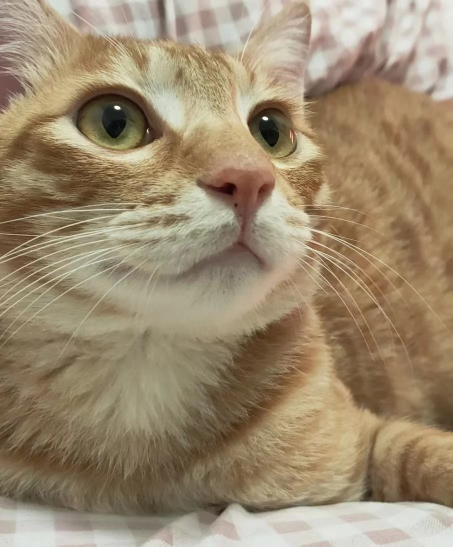
#> input picture 信息安全技术/作业/Test/cat.jpg, 905 x 1093 px (shown at 1/2 size)
$ python digwtmk.py   (older library calls are emulated)
#> lines starting #> are read from the running program, lines starting #| are printed output that depends on the picture; long printed decimals are rounded
import binascii
import time
import cv2
import numpy as np
import matplotlib.pyplot as plt
import math


# 数字水印生成，返回扩频水印和噪声序列
def gen_digwtmk(ID, length):
#> called with ID = 19335286, length = 1000
    m = bin(ID)[2:]
    print("原始信息:", m)

    s = ""  # 原始信息扩频
    for i in range(len(m)):
        for _ in range((length // len(m)) + 1):
            s += m[i]
    s = s[:length]
    print(f"按片率 {length // len(m)} 扩展后:", s)

    p = ""  # 伪随机噪声序列
    for i in range(length):
        p += str(np.random.randint(0, 2))
    print("伪随机噪声序列:", p)

    w = ""  # 扩频水印
    for i in range(length):
        w += str(int(s[i]) ^ int(p[i]))
    print("扩频水印:", w, "\n")

    return w, p


# 数字水印嵌入，返回嵌入水印的图像
def emb_digwtmk(img, wtmk, length, alpha=5):
    img = img.astype(np.float)
    dct = cv2.dct(img)
    n, m = len(dct), len(dct[0])
    x = zhi(dct)
    for i in range(length):
        x[i + 1] += alpha * (-1 if wtmk[i] == '0' else 1)
    dct_wtmk = np.array(izhi(x, n, m))
    idct = cv2.idct(dct_wtmk)
    img_wtmk = idct.astype(np.uint8)
    return img_wtmk


# 块数字水印嵌入，返回嵌入水印的图像
def emb_digwtmk_blk(img, wtmk, length, alpha=1):
    img = img.astype(np.float)
    n, m = len(img), len(img[0])
    if n < 320 or m < 320:
        raise Exception("The Image is too small to embed block digital watermark")
    if length > 1600:
        raise Exception("The version is to embed digital watermark which length less than 1600")

    ctr = (n // 2, m // 2)
    left_upper = (ctr[0] - 20 * 8, ctr[1] - 20 * 8)
    count = 0
    for i in range(40):
        for j in range(40):
            blk_left_upper = (left_upper[0] + 8 * i, left_upper[1] + 8 * j)
            blk_img = img[blk_left_upper[0]:blk_left_upper[0] + 8, blk_left_upper[1]:blk_left_upper[1] + 8]
            blk_dct = cv2.dct(blk_img)
            blk_zhi = zhi(blk_dct)
            # 取第一个交流分量嵌入
            blk_zhi[11] += alpha * (-1 if wtmk[count] == '0' else 1)
            blk_izhi = np.array(izhi(blk_zhi, 8, 8))
            blk_idct = cv2.idct(blk_izhi)
            blk_wtmk = blk_idct.astype(np.uint8)
            img[blk_left_upper[0]:blk_left_upper[0] + 8, blk_left_upper[1]:blk_left_upper[1] + 8] = blk_wtmk

            count += 1
            if count == length:
                break
        if count == length:
            break
    return img.astype(np.uint8)


# 三通道数字水印嵌入，返回嵌入水印的图像（全图水印嵌入和分块水印嵌入）
def emb_digwtmk_3chn(img_3chn, wtmk, length, method="whole", alpha=5):
    bgr_wtmk = []
    for img in cv2.split(img_3chn):
        if method == "whole":
            img_wtmk = emb_digwtmk(img, wtmk, length, alpha=alpha)
        elif method == "block":
            img_wtmk = emb_digwtmk_blk(img, wtmk, length, alpha=alpha)
        else:
            raise Exception("Unknown Method")
        bgr_wtmk.append(img_wtmk)
    img_wtmk = cv2.merge(bgr_wtmk)
    return img_wtmk


# 数字水印检测
def detect_digwtmk(img, img_dtmk):
    # 原图
    ori_float = img.astype(np.float)
    ori_dct = cv2.dct(ori_float)
    ori_zhi = zhi(ori_dct)

    # 水印图
    res_float = img_dtmk.astype(np.float)
    res_dct = cv2.dct(res_float)
    res_zhi = zhi(res_dct)

    # ID 的复原
    w_recovered = ""
    for i in range(length):
        if res_zhi[i + 1] - ori_zhi[i + 1] > 0:
            w_recovered += '1'
        else:
            w_recovered += '0'
    return w_recovered


# 数字水印检测
def detect_digwtmk_blk(img, img_dtmk):
    # 原图
    ori_float = img.astype(np.float)
    res_float = img_dtmk.astype(np.float)

    n, m = len(img), len(img[0])
    ctr = (n // 2, m // 2)
    left_upper = (ctr[0] - 20 * 8, ctr[1] - 20 * 8)
    count = 0
    ori_l = []
    res_l = []
    for i in range(40):
        for j in range(40):
            blk_left_upper = (left_upper[0] + 8 * i, left_upper[1] + 8 * j)

            blk_img = ori_float[blk_left_upper[0]:blk_left_upper[0] + 8, blk_left_upper[1]:blk_left_upper[1] + 8]
            blk_dct = cv2.dct(blk_img)
            blk_zhi = zhi(blk_dct)
            ori_l.append(blk_zhi[11])

            blk_img = res_float[blk_left_upper[0]:blk_left_upper[0] + 8, blk_left_upper[1]:blk_left_upper[1] + 8]
            blk_dct = cv2.dct(blk_img)
            blk_zhi = zhi(blk_dct)
            res_l.append(blk_zhi[11])

            count += 1
            if count == length:
                break
        if count == length:
            break

    # ID 的复原
    w_recovered = ""
    for i in range(length):
        if res_l[i] - ori_l[i] > 0:
            w_recovered += '1'
        else:
            w_recovered += '0'
    return w_recovered


# 三通道数字水印检测
def detect_digwtmk_3chn(img_3chn, img_wtmk_3chn, method="whole"):
    img_3chn = cv2.split(img_3chn)
    img_wtmk_3chn = cv2.split(img_wtmk_3chn)
    w_recovered_3chn = []
    for i in range(3):
        img = img_3chn[i]
        img_wtmk = img_wtmk_3chn[i]
        if method == "whole":
            w_recovered = detect_digwtmk(img, img_wtmk)
        elif method == "block":
            w_recovered = detect_digwtmk_blk(img, img_wtmk)
        else:
            raise Exception("Unknown Method")
        w_recovered_3chn.append(w_recovered)
    return w_recovered_3chn


# 数字水印验证
def val_digwtmk(ID, w, p, threshold=0.95):
    length = len(p)
    m = bin(ID)[2:]
    # print("原始信息:", m)

    s = ""  # 原始信息扩频
    for i in range(len(m)):
        for _ in range((length // len(m)) + 1):
            s += m[i]
    s = s[:length]
    # print(f"按片率 {length // len(m)} 扩展后:", s)

    o = ""  # 破译的扩频信息
    for i in range(length):
        o += str(int(w[i]) ^ int(p[i]))
    print("破译的扩频信息:", o)

    a = 0
    for i in range(length):
        if s[i] == o[i]:
            a += 1
    a = a / length
    print("匹配率:", a, "\n")
    if a > threshold:
        return True
    else:
        return False


# 三通道数字水印验证
def val_digwtmk_3chn(ID, w_3chn, p, threshold=0.95):
    i = 1
    res = False
    for w in w_3chn:
        print("Channel", i)
        i += 1
        tmp = val_digwtmk(ID, w, p, threshold=threshold)
        if tmp:
            res = tmp
    return res


# 之字形展开
def zhi(mat):
    l = []
    n = len(mat)
    m = len(mat[0])
    d = 1
    for i in range(m + n - 1):
        if d == 1:
            for j in range(i + 1):
                if 0 <= j < m and 0 <= i - j < n:
                    l.append(mat[i - j][j])
        else:
            for j in range(i + 1):
                if 0 <= j < n and 0 <= i - j < m:
                    l.append(mat[j][i - j])
        d *= -1
    return l


# 之字形折叠
def izhi(li, n, m):
    d = 1
    idx = 0
    mat = [[0 for _ in range(m)] for _ in range(n)]
    for i in range(m + n - 1):
        if d == 1:
            for j in range(i + 1):
                if 0 <= j < m and 0 <= i - j < n:
                    mat[i - j][j] = li[idx]
                    idx += 1
        else:
            for j in range(i + 1):
                if 0 <= j < n and 0 <= i - j < m:
                    mat[j][i - j] = li[idx]
                    idx += 1
        d *= -1
    return mat


# 水印攻击: 将图片缩小为原来的 1/n
def digwtmk_attack_v1(img_dtmk, n=3):
    h, w = img_dtmk.shape[:2]
    img_dtmk = cv2.resize(img_dtmk, (w // n, h // n))
    img_dtmk = cv2.resize(img_dtmk, (w, h))
    return img_dtmk


# 水印攻击: 遮挡图片的一部分
def digwtmk_attack_v2(img_dtmk, r=100, ctr=False):
    h, w = img_dtmk.shape[:2]
    if ctr:
        img_dtmk[h//2-r//2:h//2+r//2, w//2-r//2:w//2+r//2] = 0
    else:
        img_dtmk[-r:, -r:] = 0
    return img_dtmk


# 水印攻击: 椒盐噪声
def digwtmk_attack_v3(img_dtmk, prob=0.01):
    output = np.zeros(img_dtmk.shape, np.uint8)
    thres = 1 - prob
    for i in range(img_dtmk.shape[0]):
        for j in range(img_dtmk.shape[1]):
            rdn = np.random.random()
            if rdn < prob:
                output[i][j] = 0
            elif rdn > thres:
                output[i][j] = 255
            else:
                output[i][j] = img_dtmk[i][j]
    return output


# DCT 可视化
def dct_visual(image_path, name, length=1000):
    img = cv2.imread(image_path, 0)
    img = img[: img.shape[0] // 2 * 2, : img.shape[1] // 2 * 2].astype(np.float)
    dct = cv2.dct(img)
    x = zhi(dct)
    dct = np.log(abs(dct))

    plt.subplot(121)
    plt.plot(x[1:1 + length])
    plt.title(f'Linear DCT from 1 to {1 + length}'), plt.xticks([]), plt.yticks([])
    plt.subplot(122)
    plt.imshow(dct)
    plt.title('DCT Image (Log Version)'), plt.xticks([]), plt.yticks([])
    plt.savefig("./Image/" + name + "_dct.jpg")
    plt.show()


# 计算 PSNR
def psnr(img1, img2):
    mse = np.mean((img1 - img2) ** 2)
    if mse == 0:
        return 100
    return 20 * math.log10(255.0 / math.sqrt(mse))


if __name__ == "__main__":
    ID = 19335286
    length = 1000
    name = "cat"
    image_path = "./Test/" + name + ".jpg"
    alpha = 10
    print("ID:", ID)

    # DCT 可视化
    # dct_visual(image_path, name)

    # 数字水印生成
    start = time.time()
    wtmk, noise = gen_digwtmk(ID, length)
    end = time.time()
    print("数字水印生成用时: %.2f\n" % (end - start))

    img = cv2.imread(image_path, 1)
#> img is the input picture: shape (1093, 905, 3); mean B, G, R 111, 138, 155.7
    img = img[: img.shape[0] // 2 * 2, : img.shape[1] // 2 * 2]
#> img: shape (1092, 904, 3)

    # 数字水印嵌入
    start = time.time()
    img_dtmk = emb_digwtmk_3chn(img, wtmk, length, method="whole", alpha=5)
#> the loop in emb_digwtmk_3chn, `for img in cv2.split(img_3chn):` made 3 passes
#> pass 1, in emb_digwtmk, `img = img.astype(np.float)`:
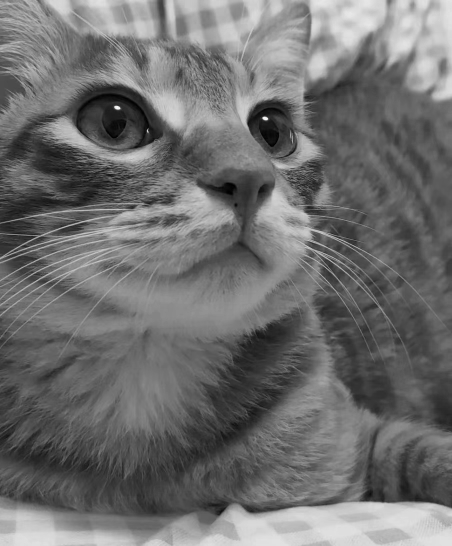
#> img: shape (1092, 904) float64 (shown at 1/2 size); min 0, max 251, mean 110.9
#> after the loop in emb_digwtmk_3chn, `for img in cv2.split(img_3chn):`: bgr_wtmk = 3 items
    end = time.time()
    print("数字水印嵌入用时（全局DCT）: %.2f" % (end - start))
    psnr_dtmk = psnr(img, img_dtmk)
#> in psnr, `mse = np.mean((img1 - img2) ** 2)`: mse = 0.503
#> psnr_dtmk = 51.12
    print("数字水印嵌入（全局DCT）后与原图的 PSNR:", psnr_dtmk, "\n")
#| 数字水印嵌入（全局DCT）后与原图的 PSNR: 51.118
    # cv2.imwrite("./Image/" + name + "_dtmk.jpg", img_dtmk)

    start = time.time()
    img_dtmk_blk = emb_digwtmk_3chn(img, wtmk, length, method="block", alpha=5)
#> the loop in emb_digwtmk_3chn (call 2), `for img in cv2.split(img_3chn):` made 3 passes
#> (ctr in emb_digwtmk_blk, left_upper in emb_digwtmk_blk) on pass 1: ((546, 452), (386, 292))
#> pass 2, in emb_digwtmk_blk (call 2), `img = img.astype(np.float)`:
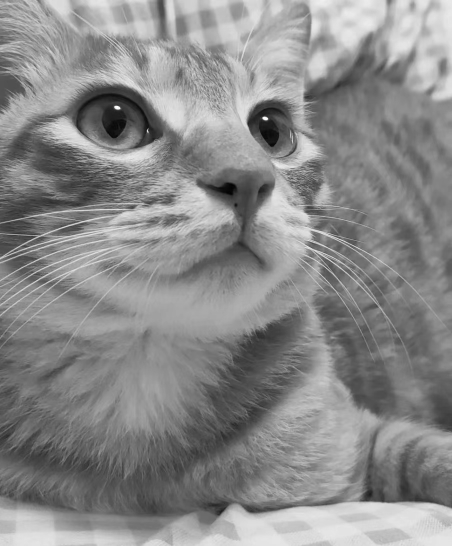
#> img: shape (1092, 904) float64 (shown at 1/2 size); min 0, max 255, mean 137.9
#> pass 3, in emb_digwtmk_blk (call 3), `img = img.astype(np.float)`:
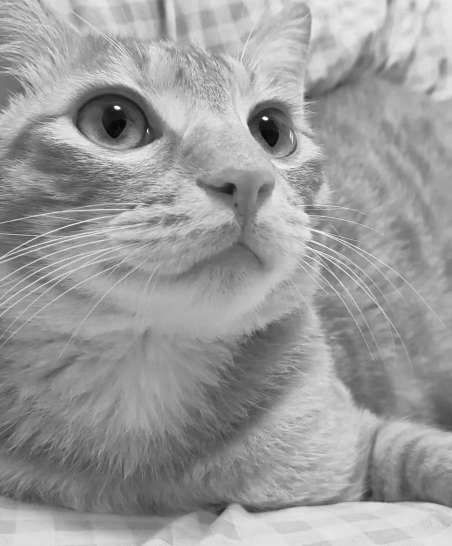
#> img: shape (1092, 904) float64 (shown at 1/2 size); min 1, max 255, mean 155.6
    end = time.time()
    print("数字水印嵌入用时（分块DCT）: %.2f" % (end - start))
    psnr_dtmk_blk = psnr(img, img_dtmk_blk)
    print("数字水印嵌入（分块DCT）后与原图的 PSNR:", psnr_dtmk_blk, "\n")
#| 数字水印嵌入（分块DCT）后与原图的 PSNR: 60.593
    # cv2.imwrite("./Image/" + name + "_dtmk_blk.jpg", img_dtmk_blk)

    # 模拟水印攻击
    attack = "IpsNoise"
    if attack == "Fuzzy":
        print("模糊攻击\n")
        img_dtmk = digwtmk_attack_v1(img_dtmk)
        img_dtmk_blk = digwtmk_attack_v1(img_dtmk_blk)
        cv2.imwrite("./Image/" + name + "_dtmk_noise_v1.jpg", img_dtmk)
        cv2.imwrite("./Image/" + name + "_dtmk_blk_noise_v1.jpg", img_dtmk_blk)
    elif attack == "EdgeShade":
        print("边缘遮挡攻击\n")
        img_dtmk = digwtmk_attack_v2(img_dtmk)
        img_dtmk_blk = digwtmk_attack_v2(img_dtmk_blk)
        cv2.imwrite("./Image/" + name + "_dtmk_noise_v21.jpg", img_dtmk)
        cv2.imwrite("./Image/" + name + "_dtmk_blk_noise_v21.jpg", img_dtmk_blk)
    elif attack == "CtrShade":
        print("中心遮挡攻击\n")
        img_dtmk = digwtmk_attack_v2(img_dtmk, ctr=True)
        img_dtmk_blk = digwtmk_attack_v2(img_dtmk_blk, ctr=True)
        cv2.imwrite("./Image/" + name + "_dtmk_noise_v22.jpg", img_dtmk)
        cv2.imwrite("./Image/" + name + "_dtmk_blk_noise_v22.jpg", img_dtmk_blk)
    elif attack == "IpsNoise":
        print("椒盐噪声攻击\n")
        img_dtmk = digwtmk_attack_v3(img_dtmk)
        img_dtmk_blk = digwtmk_attack_v3(img_dtmk_blk)
        cv2.imwrite("./Image/" + name + "_dtmk_noise_v3.jpg", img_dtmk)
        cv2.imwrite("./Image/" + name + "_dtmk_blk_noise_v3.jpg", img_dtmk_blk)


    # 基于原图的检测
    w_recovered = detect_digwtmk_3chn(img, img_dtmk, method="whole")
    w_recovered_blk = detect_digwtmk_3chn(img, img_dtmk_blk, method="block")

    # 数字水印验证
    print("--全局DCT验证------------------------------------------------------------------------------------------------")
    val = val_digwtmk_3chn(ID, w_recovered, noise, threshold=0.65)
#> the loop in val_digwtmk_3chn, `for w in w_3chn:` made 3 passes
#> (printed output is left out)
    print("是否检测到水印:", val)

    print("--分块DCT验证------------------------------------------------------------------------------------------------")
    val_blk = val_digwtmk_3chn(ID, w_recovered_blk, noise, threshold=0.65)
#> the loop in val_digwtmk_3chn (call 2), `for w in w_3chn:` made 3 passes
    print("是否检测到水印:", val_blk)

    plt.subplot(131)
    plt.imshow(img[..., ::-1].copy())
    plt.title('Original Image'), plt.xticks([]), plt.yticks([])
    plt.subplot(132)
    plt.imshow(img_dtmk[..., ::-1].copy())
    plt.title('Digital Watermark Image(Whole DCT)'), plt.xticks([]), plt.yticks([])
    plt.subplot(133)
    plt.imshow(img_dtmk_blk[..., ::-1].copy())
    plt.title('Digital Watermark Image(Block DCT)'), plt.xticks([]), plt.yticks([])
    plt.show()
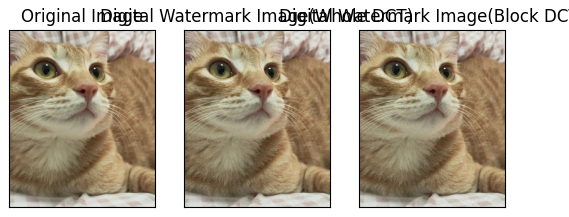
#> figure drawn by matplotlib, 3 panels
